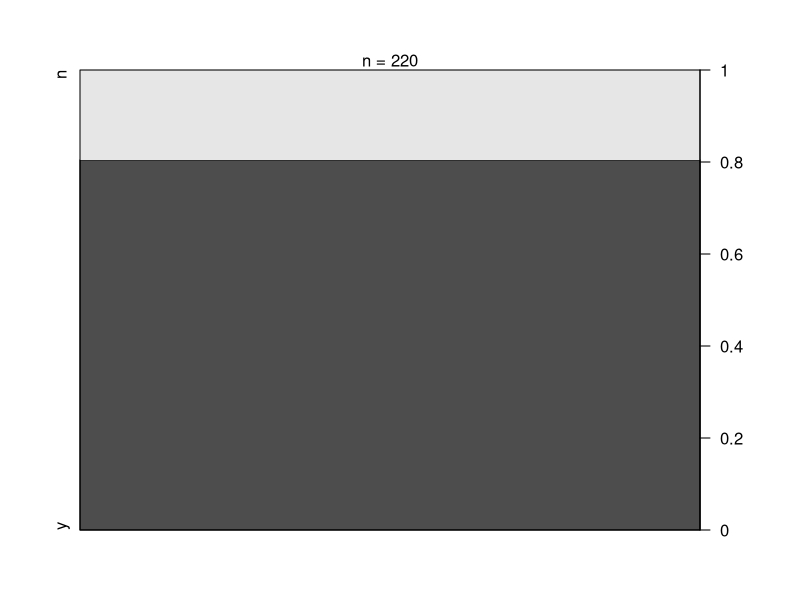
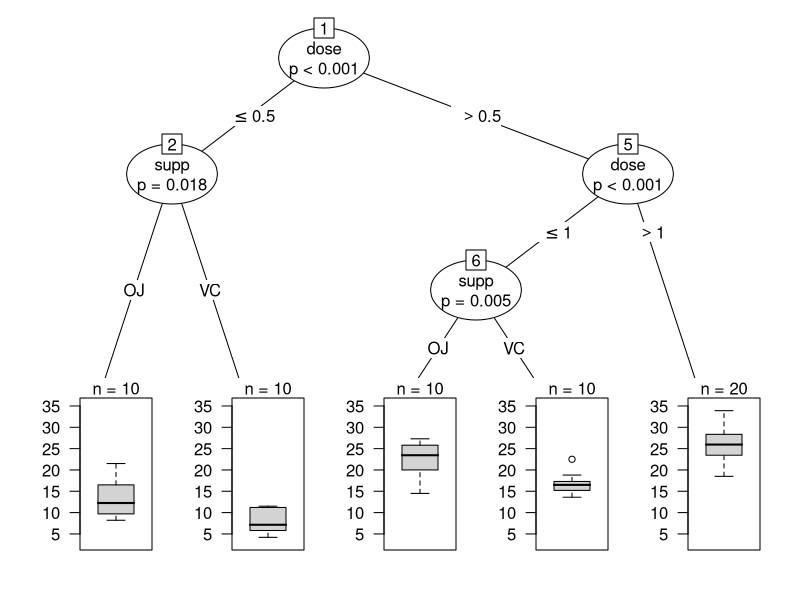
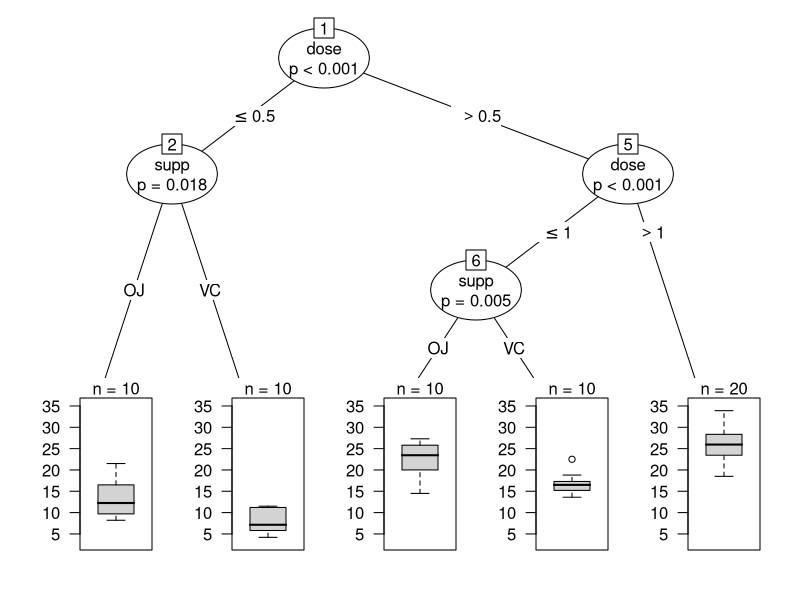
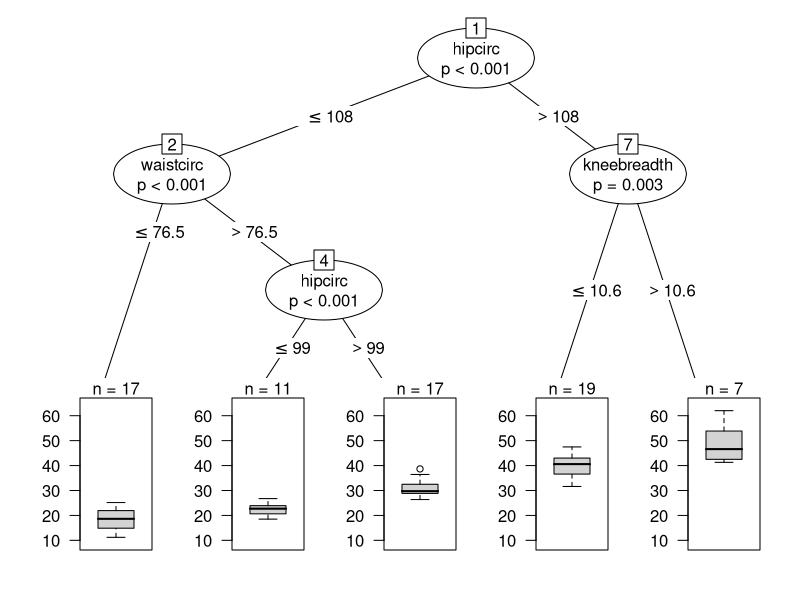
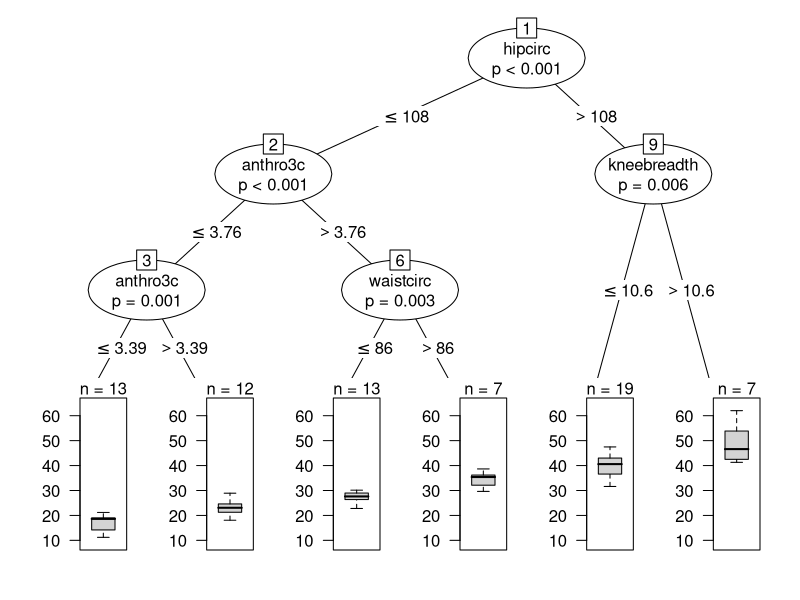
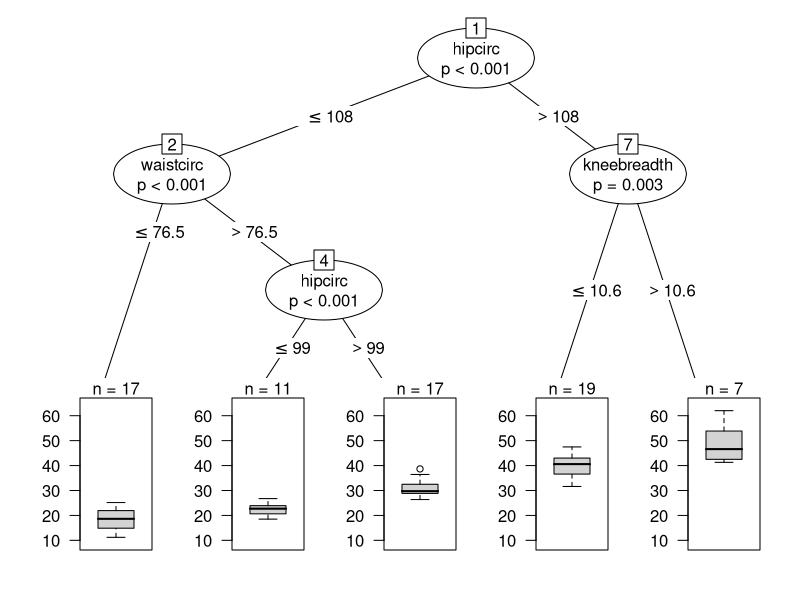
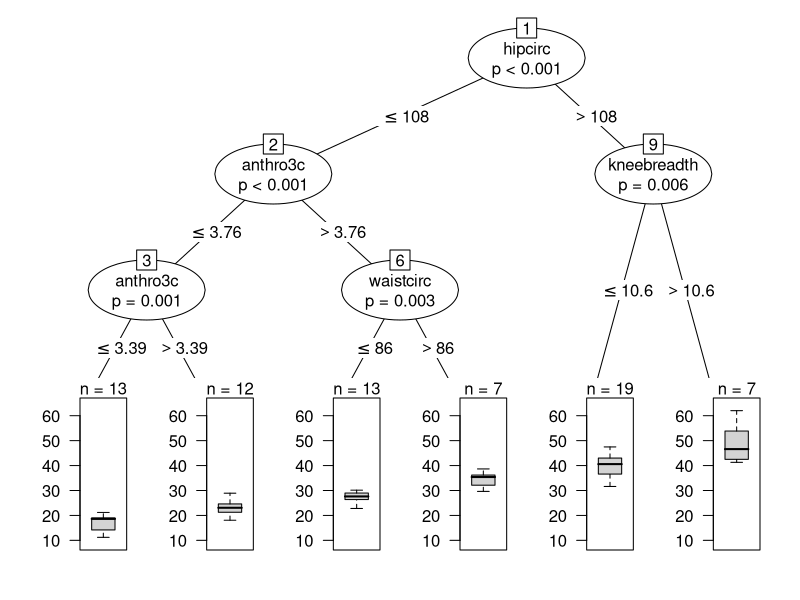

Write R code to recreate these figures, in order.
rm(list=ls())

library("MASS")
library("rpart")
library("partykit")
library("party")
library("randomForest")


data("bacteria")
str(bacteria)
bact <- data.frame(y = bacteria$y,
                   hilo = bacteria$hilo,
                   trt = bacteria$trt)
tree.2 <- ctree(y ~ ., data = bact)
plot(tree.2,tp_args = list(id = FALSE))

data("ToothGrowth")
str(ToothGrowth)
my.tooth.tree <- ctree(len ~ ., data = ToothGrowth)
plot(my.tooth.tree, tp_args = list(id = FALSE))

my.tooth.tree <- ctree(len ~ ., data = ToothGrowth,
                       controls = ctree_control(mincriterion = 0.95))
plot(my.tooth.tree, tp_args = list(id = FALSE))


library(TH.data)
str(bodyfat)
my.bodyfat.tree <- ctree(DEXfat ~ age + waistcirc + hipcirc + elbowbreadth
                         + kneebreadth, data = bodyfat)
plot(my.bodyfat.tree, tp_args = list(id = FALSE))

my.bodyfat.tree <- ctree(DEXfat ~ ., data = bodyfat)
plot(my.bodyfat.tree, tp_args = list(id = FALSE))

my.bodyfat.tree <- ctree(DEXfat ~ age + waistcirc + hipcirc + elbowbreadth
                         + kneebreadth, data = bodyfat,
                         controls = ctree_control(mincriterion = 0.65))
plot(my.bodyfat.tree, tp_args = list(id = FALSE))

my.bodyfat.tree <- ctree(DEXfat ~ ., data = bodyfat,
                         controls = ctree_control(mincriterion = 0.3))
plot(my.bodyfat.tree, tp_args = list(id = FALSE))



######################################################################
# Recursive partitioning: conditional inference tree
# In each node of those trees, a significance test on independence between 
# any of the covariates and the response is performed.
# A split is established when the p-value, possibly adjusted for 
# multiple comparisons, is smaller than a pre-specified nominal level alpha.

# In more details, for the first step, one selects a covariate (one of the 
# x-variables) and estimates a split point which separates the response values 
# of the y-variable into two groups.
# In a second step, when a split was established for one covariate, the 
# same procedure will be applied to the two groups. The recursion is stopped
# when some stopping criterion is applied.
